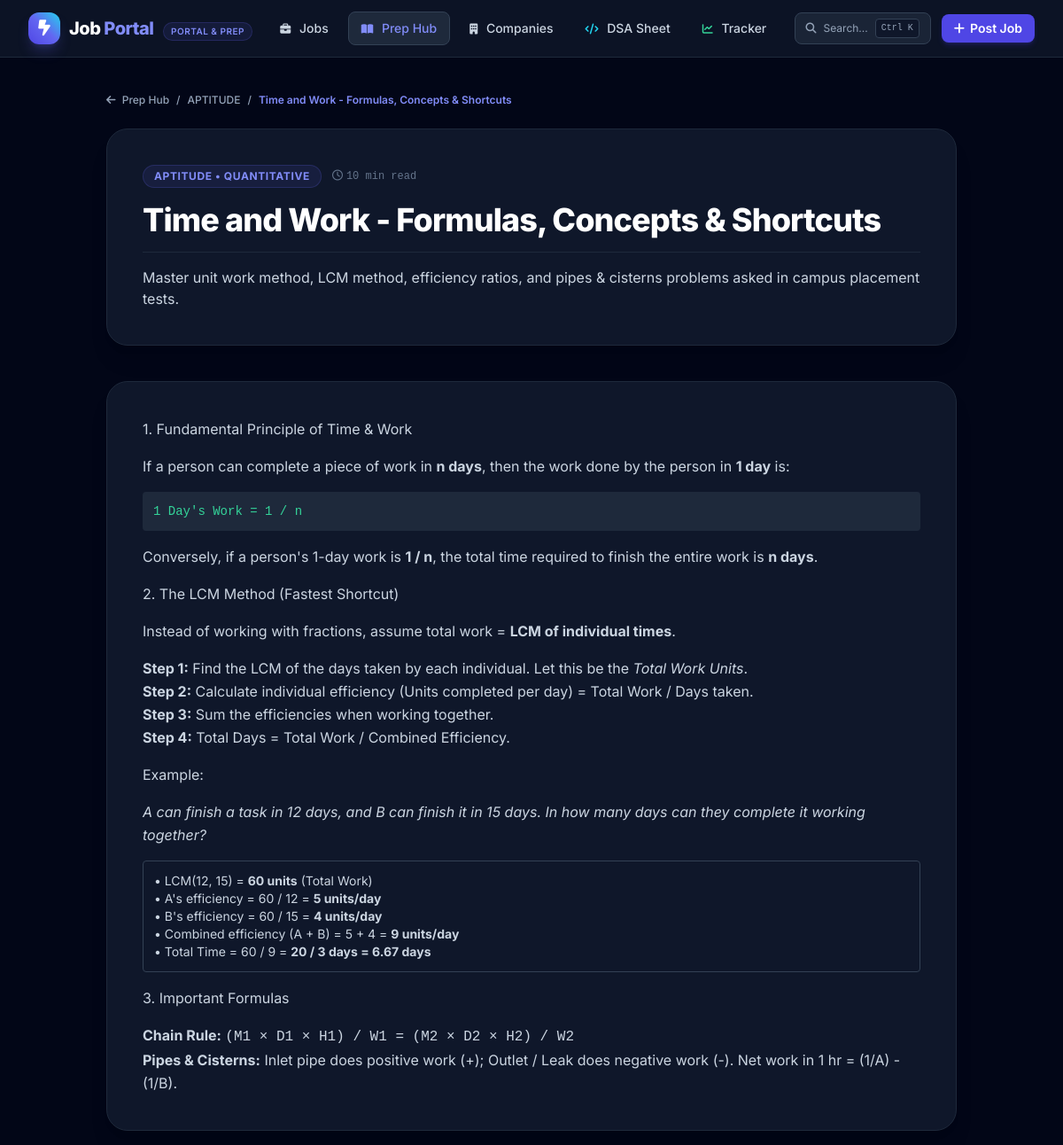
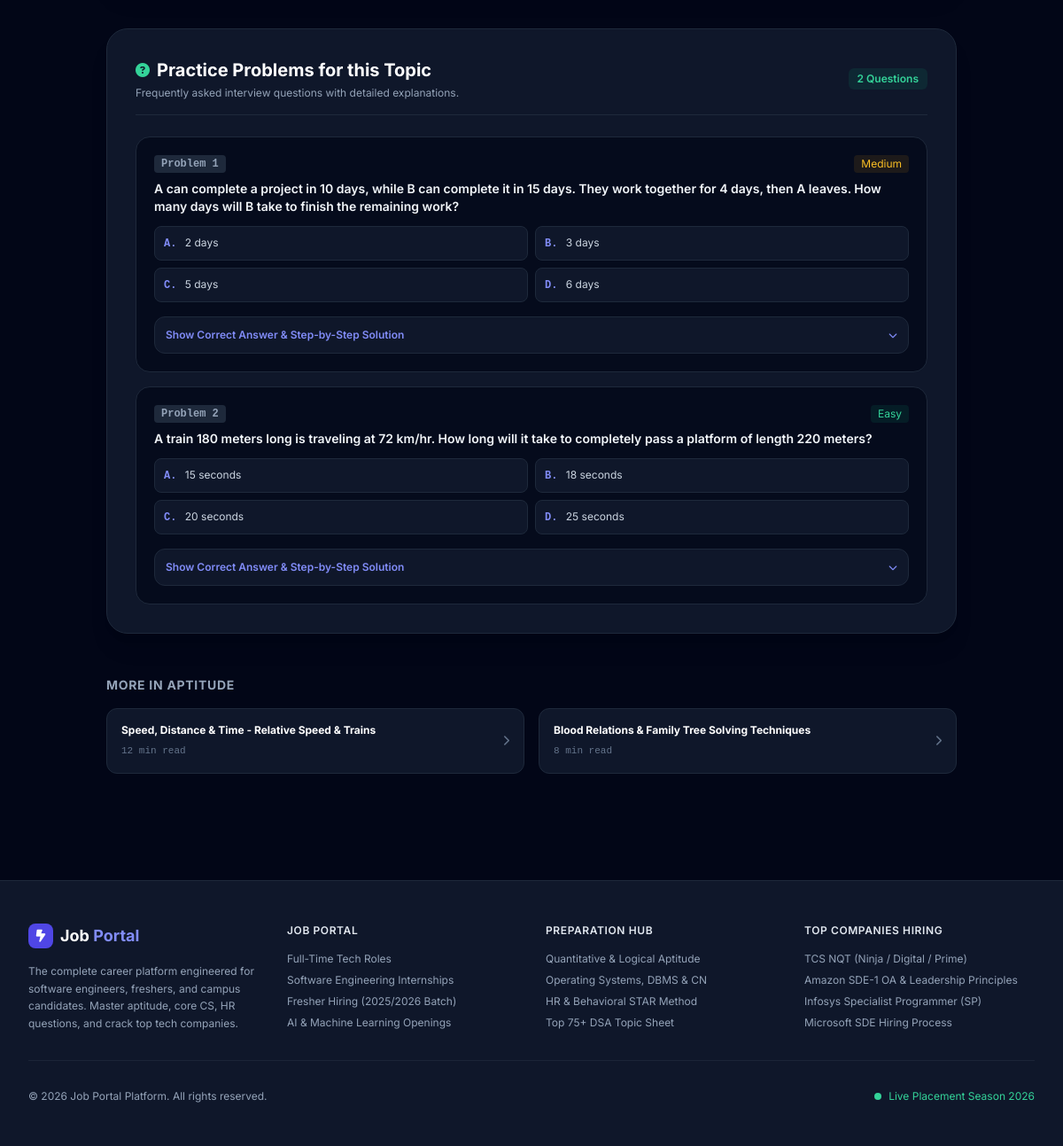
Page /prep/time-and-work on the committed database (2 pictures, top to bottom).
### models.py (models this page shows, shortened)
class PrepTopic(db.Model):
    __tablename__ = 'prep_topics'
    id = db.Column(db.Integer, primary_key=True)
    category = db.Column(db.String(50), nullable=False) # aptitude, technical, hr
    sub_category = db.Column(db.String(50), nullable=False) # quantitative, logical, verbal, os, dbms, cn, oop, hr-common
    title = db.Column(db.String(150), nullable=False)
    slug = db.Column(db.String(150), unique=True, nullable=False)
    summary = db.Column(db.String(300), nullable=False)
    content = db.Column(db.Text, nullable=False) # HTML/Markdown formatted notes & formulas
    read_time = db.Column(db.String(30), default='8 min read')
    icon = db.Column(db.String(50), default='book')

class PrepQuestion(db.Model):
    __tablename__ = 'prep_questions'
    id = db.Column(db.Integer, primary_key=True)
    category = db.Column(db.String(50), nullable=False) # aptitude, technical, hr
    sub_category = db.Column(db.String(50), nullable=False)
    question = db.Column(db.Text, nullable=False)
    option_a = db.Column(db.String(300), nullable=False)
    option_b = db.Column(db.String(300), nullable=False)
    option_c = db.Column(db.String(300), nullable=False)
    option_d = db.Column(db.String(300), nullable=False)
    correct_option = db.Column(db.String(10), nullable=False) # 'A', 'B', 'C', 'D'
    explanation = db.Column(db.Text, nullable=False)
    difficulty = db.Column(db.String(20), default='Medium') # Easy, Medium, Hard

### app.py (the view)
@app.route('/prep/<slug>')
def prep_detail(slug):
    topic = PrepTopic.query.filter_by(slug=slug).first_or_404()
    related_questions = PrepQuestion.query.filter_by(sub_category=topic.sub_category).limit(5).all()
    other_topics = PrepTopic.query.filter(PrepTopic.category == topic.category, PrepTopic.id != topic.id).limit(4).all()
    return render_template('prep_detail.html', topic=topic, related_questions=related_questions, other_topics=other_topics)

### templates/prep_detail.html (shortened to what this page needs)
{% extends 'base.html' %}
{% block content %}
<div class="max-w-5xl mx-auto px-4 sm:px-6 lg:px-8 py-10">
  <nav class="flex items-center space-x-2 text-xs text-slate-400 mb-6 font-medium">
    <a href="{{ url_for('prep') }}" class="hover:text-indigo-400 transition"><i class="fa-solid fa-arrow-left mr-1"></i> Prep Hub</a>
    <span>/</span>
    <a href="{{ url_for('prep', category=topic.category) }}" class="uppercase hover:text-indigo-400 transition">{{ topic.category }}</a>
    <span>/</span>
    <span class="text-indigo-400 font-semibold">{{ topic.title }}</span>
  </nav>
  <div class="p-8 sm:p-10 rounded-3xl bg-slate-900 border border-slate-800 shadow-xl mb-10">
    <div class="flex items-center space-x-3 mb-4">
      <span class="px-3 py-1 rounded-full text-xs font-bold uppercase tracking-wider bg-indigo-500/10 text-indigo-400 border border-indigo-500/20">
        {{ topic.category }} &bull; {{ topic.sub_category }}
      </span>
      <span class="text-xs text-slate-500 font-mono"><i class="fa-regular fa-clock mr-1"></i>{{ topic.read_time }}</span>
    </div>
    <h1 class="text-2xl sm:text-4xl font-extrabold text-white tracking-tight leading-snug">
      {{ topic.title }}
    </h1>
    <p class="mt-4 text-sm sm:text-base text-slate-300 leading-relaxed border-t border-slate-800 pt-4">
      {{ topic.summary }}
    </p>
  </div>
  <article class="p-8 sm:p-10 rounded-3xl bg-slate-900 border border-slate-800 shadow-xl prose prose-invert max-w-none text-slate-300 leading-relaxed space-y-4">
    {{ topic.content | safe }}
  </article>
  {% if related_questions %}
  <div class="mt-12 p-8 rounded-3xl bg-slate-900 border border-slate-800 shadow-xl">
    <div class="flex items-center justify-between mb-6 pb-4 border-b border-slate-800">
      <div>
        <h2 class="text-xl font-bold text-white flex items-center">
          <i class="fa-solid fa-circle-question text-emerald-400 mr-2 text-base"></i> Practice Problems for this Topic
        </h2>
        <p class="text-xs text-slate-400 mt-1">Frequently asked interview questions with detailed explanations.</p>
      </div>
      <span class="px-2.5 py-1 rounded-md text-xs font-semibold bg-emerald-500/10 text-emerald-400">{{ related_questions|length }} Questions</span>
    </div>
    <div class="space-y-4">
      {% for q in related_questions %}
      <div class="p-5 rounded-2xl bg-slate-950/70 border border-slate-800">
        <div class="flex items-center justify-between mb-2">
          <span class="text-xs font-mono font-semibold px-2 py-0.5 rounded bg-slate-800 text-slate-400">Problem {{ loop.index }}</span>
          <span class="text-xs px-2 py-0.5 rounded {{ 'text-emerald-400 bg-emerald-500/10' if q.difficulty == 'Easy' else 'text-amber-400 bg-amber-500/10' if q.difficulty == 'Medium' else 'text-rose-400 bg-rose-500/10' }}">{{ q.difficulty }}</span>
        </div>
        <h3 class="text-sm font-semibold text-slate-100 mb-3">{{ q.question }}</h3>
        <div class="grid grid-cols-1 sm:grid-cols-2 gap-2 text-xs text-slate-300 mb-4">
          <div class="p-2.5 rounded-lg bg-slate-900 border border-slate-800"><strong class="text-indigo-400 font-mono mr-1.5">A.</strong> {{ q.option_a }}</div>
          <div class="p-2.5 rounded-lg bg-slate-900 border border-slate-800"><strong class="text-indigo-400 font-mono mr-1.5">B.</strong> {{ q.option_b }}</div>
          <div class="p-2.5 rounded-lg bg-slate-900 border border-slate-800"><strong class="text-indigo-400 font-mono mr-1.5">C.</strong> {{ q.option_c }}</div>
          <div class="p-2.5 rounded-lg bg-slate-900 border border-slate-800"><strong class="text-indigo-400 font-mono mr-1.5">D.</strong> {{ q.option_d }}</div>
        </div>
        <details class="text-xs bg-slate-900 rounded-xl border border-slate-800 p-3 group">
          <summary class="cursor-pointer font-semibold text-indigo-400 group-hover:text-indigo-300 flex items-center justify-between select-none">
            <span>Show Correct Answer &amp; Step-by-Step Solution</span>
            <i class="fa-solid fa-chevron-down text-[10px] group-open:rotate-180 transition"></i>
          </summary>
        </details>
      </div>
      {% endfor %}
    </div>
  </div>
  {% endif %}
  {% if other_topics %}
  <div class="mt-12">
    <h3 class="text-sm font-bold uppercase tracking-wider text-slate-400 mb-4">More in {{ topic.category|capitalize }}</h3>
    <div class="grid grid-cols-1 sm:grid-cols-2 gap-4">
      {% for ot in other_topics %}
      <a href="{{ url_for('prep_detail', slug=ot.slug) }}" class="p-4 rounded-xl bg-slate-900 border border-slate-800 hover:border-slate-700 transition flex items-center justify-between group">
        <div>
          <h4 class="text-xs font-bold text-white group-hover:text-indigo-400 transition">{{ ot.title }}</h4>
          <span class="text-[11px] text-slate-500 font-mono">{{ ot.read_time }}</span>
        </div>
        <i class="fa-solid fa-chevron-right text-slate-500 group-hover:text-indigo-400 transition text-xs"></i>
      </a>
      {% endfor %}
    </div>
  </div>
  {% endif %}
</div>
{% endblock %}

### static/css/custom.css (style rules this page uses)
:root { --primary: #4f46e5; --primary-hover: #4338ca; --accent: #06b6d4; --bg-dark: #0f172a; --surface-dark: #1e293b; --border-dark: #334155; }
body { font-family: 'Inter', system-ui, -apple-system, BlinkMacSystemFont, 'Segoe UI', Roboto, Oxygen, Ubuntu, Cantarell, sans-serif; scroll-behavior: smooth; }

### rows in the picture
PrepTopic: category "APTITUDE", title "Time and Work - Formulas, Concepts & Shortcuts", sub_category "QUANTITATIVE", read_time "10 min read", summary "Master unit work method, LCM method, efficiency ratios, and pipes & cisterns problems asked in campus placement tests.", content "1. Fundamental Principle of Time & Work If a person can complete a piece of work in n days , then the work done by the person in 1 day is: 1 Day's Work = 1 / n Conversely, if a person's 1-day work is 1 / n , the total time required to finish the entire work is n days . 2. The LCM Method (Fastest Shortcut) Instead of working with fractions, assume total work = LCM of individual times . Step 1: Find the LCM of the days taken by each individual. Let this be the Total Work Units . Step 2: Calculate individual efficiency (Units completed per day) = Total Work / Days taken. Step 3: Sum the efficiencies when working together. Step 4: Total Days = Total Work / Combined Efficiency. Example: A can…"
PrepQuestion: difficulty "Medium", question "A can complete a project in 10 days, while B can complete it in 15 days. They work together for 4 days, then A leaves. How many days will B take to finish the remaining work?", option_a "2 days", option_b "3 days", option_c "5 days", option_d "6 days"
PrepQuestion: difficulty "Easy", question "A train 180 meters long is traveling at 72 km/hr. How long will it take to completely pass a platform of length 220 meters?", option_a "15 seconds", option_b "18 seconds", option_c "20 seconds", option_d "25 seconds"
PrepTopic: title "Speed, Distance & Time - Relative Speed & Trains", read_time "12 min read"
PrepTopic: title "Blood Relations & Family Tree Solving Techniques", read_time "8 min read"

### other values in the picture
{{ related_questions|length }} "2"
